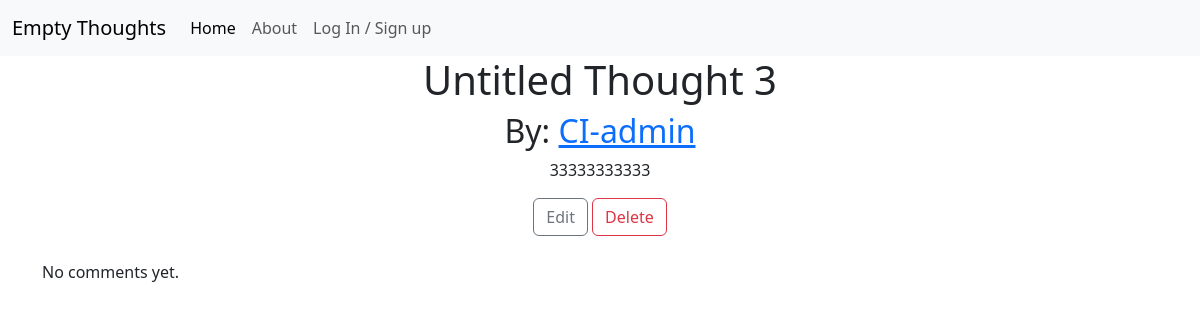
The app's page /view/3, older data.
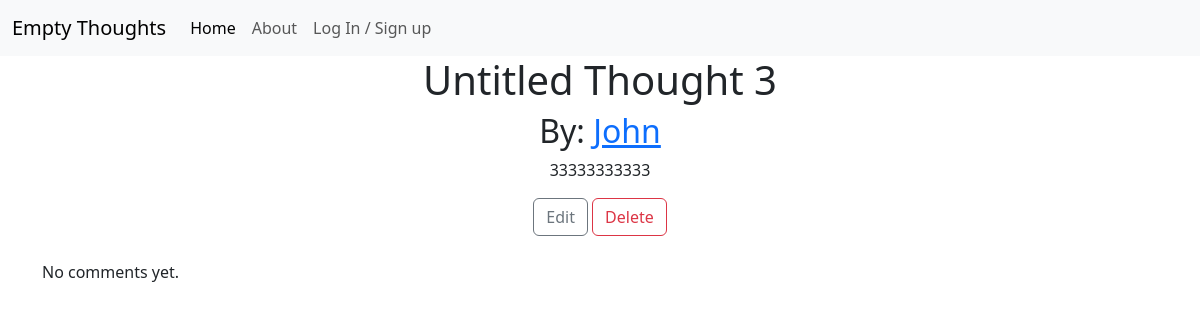
The same page, newer data.
### thoughts/models.py (models this page shows, shortened)
class Thought(models.Model):
    title = models.CharField(
        max_length=96, null=False, blank=False, default="Untitled Thought")
    author = models.ForeignKey(
        User,
        on_delete=models.CASCADE,
        related_name='thoughts'
        )
    content = models.TextField(max_length=400, null=False, blank=False)
    time = models.TimeField(default=timezone.now)
    anonymous = models.BooleanField(null=False, blank=False, default=True)
    date_created = models.DateTimeField(auto_now_add=True)
    date_updated = models.DateTimeField(auto_now=True)
    likes = models.ManyToManyField(
        User,
        related_name="thought_likes",
        blank=True
        )
    tags = models.ManyToManyField(Tag, blank=True)
    class Meta:
        ordering = ['-date_created']

### thoughts/views.py (the view, shortened to what this page needs)
# urls.py: path('view/<thought_id>', views.ThoughtDetail.as_view(), name='view'),
class ThoughtDetail(View):
    def get(self, request, *args, **kwargs):
        thought_id = kwargs.get('thought_id')
        queryset = Thought.objects
        thought = get_object_or_404(queryset, id=thought_id)
        comments = thought.comment_thought.order_by('date_created')
        liked = False
        if thought.likes.filter(id=self.request.user.id).exists():
            liked = True
        context = {
                "thought": thought,
                "comments": comments,
                "liked": liked,
                "comment_form": CommentForm(),
            }
        return render(request, "thoughts/thought_detail.html", context)

### templates/thoughts/thought_detail.html (shortened to what this page needs)
{% extends 'base.html' %}
{% block content %}
{% load static %}
{% load crispy_forms_tags %}
<div class="container">
    <div class="container text-center">
        <h1>{{thought.title}}</h1>
        {% if thought.anonymous %}
        <h2>By: Anonymous</h2>
        {% else %}
        <h2>By: <a a href="/user/{{thought.author.pk}}">{{thought.author}}</a></h2>
        {% endif %}</h6>
        <p class="card-text">{{thought.content}} </p>
        <a href="/edit/{{thought.id}}" class="btn btn-outline-secondary">Edit</a>
        <a href="/delete/{{thought.id}}" class="btn btn-outline-danger">Delete</a>
    </div>
    {% for comment in comments %}
        <div class="card center">
            <div class="card-body">
                {% if comment.anonymous %}
                    Anonymous:
                    {% else %}
                    <h5 class="card-subtitle mb-2 text-body-secondary">
                        <a a href="/user/{{comment.author.pk}}">{{comment.author}}</a>
                    </h5>
                    {% endif %}
                    <h6>{{comment.date_created}}</h6>
                <p class="card-text">{{comment.content}} </p>
            </div>
        </div>
        {% empty %}
        <br>
        <p>No comments yet.</p>
    {% endfor %}
</div>
{%endblock%}

Row changes from the older to the newer data that the page shows:
changed Thought "Untitled Thought 3": author "CI-admin" → "John"
